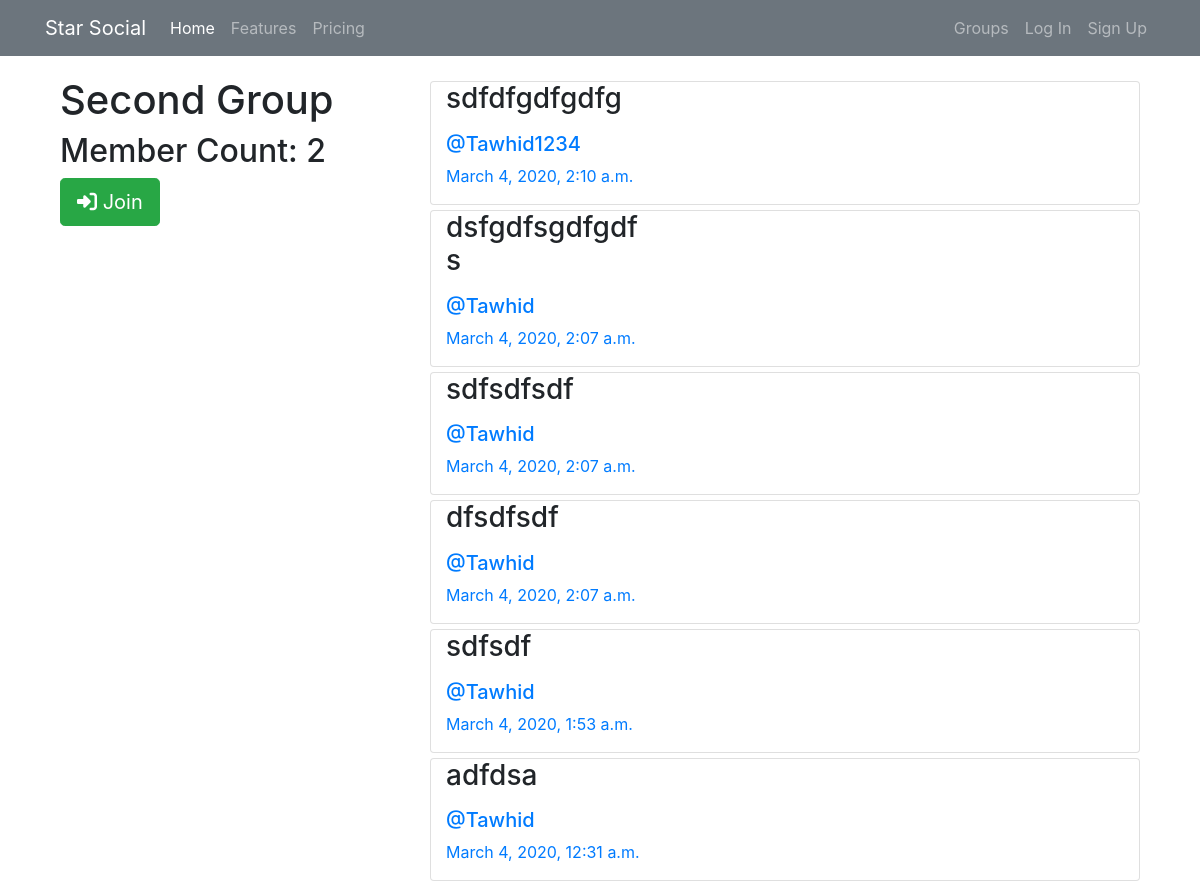
The page /groups/posts/in/second-group/ on the database its author committed.
### groups/models.py (models this page shows, shortened)
class Group(models.Model):
    name = models.CharField(max_length=255,unique=True)
    slug = models.SlugField(allow_unicode=True,unique=True)
    description = models.TextField (blank=True,default='')
    description_html = models.TextField(editable=False,default='',blank=True)
    members = models.ManyToManyField(User,through='GroupMember')
    class Meta:
        ordering = ['name']

### posts/models.py (models this page shows, shortened)
class Post(models.Model):
    user = models.ForeignKey(User,related_name='posts',on_delete=models.CASCADE)
    created_at = models.DateTimeField(auto_now=True)
    message = models.TextField()
    message_html = models.TextField(editable=False)
    group = models.ForeignKey(Group,related_name='posts',null=True,blank=True,on_delete=models.CASCADE)
    class Meta:
        ordering = ['-created_at']
        unique_together = ['user','message']

### groups/views.py (the view)
# urls.py: path('posts/in/<slug:slug>/',views.SingleGroup.as_view(),name='single'),
class SingleGroup(generic.DetailView):
    model = Group

### groups/templates/groups/group_detail.html
{% extends 'groups/group_base.html' %}
{% block pregroup %}
    <div class="col-md-4">
        <h1>{{ group.name }}</h1>
        <h2>Member Count: {{ group.members.count }}</h2>
        <div class="content">
            {% if user in group.members.all %}
                <a href="{% url 'groups:leave' slug=group.slug %}" class="btn btn-lg btn-fill btn-warning"><i class="fas fa-sign-out-alt"></i> Leave</a>
            {% else %}
                <a href="{% url 'groups:join' slug=group.slug %}" class="btn btn-lg btn-fill btn-success"><i class="fas fa-sign-in-alt"></i> Join</a>
            {% endif %}
        </div>
    </div>
{% endblock %}
{% block group_content %}
    <div class="col-md-8">
        {% if group.posts.count == 0 %}
            <h3>No posts in this group yet!</h3>
        {% else %}
            {% for post in group.posts.all %}
            <div class="card group-post-list">
                {% include 'posts/_post.html' %}
            </div>
            {% endfor %}
        {% endif %}
    </div>
{% endblock %}

### posts/templates/posts/_post.html (shortened to what this page needs)
<div class="post media">
    <div class="col-md-4">
    <h3>{{ post.message_html|safe }}</h3>
    <div class="media-body">
        <h5 class="media-heading">
            <span class="username">
                <a href="{% url 'posts:for_user' username=post.user.username %}">@{{ post.user.username }}</a>
            </span>
        </h5>
        <p>
            <time class="time">
                <a href="{% url 'posts:single' username=post.user.username pk=post.pk %}">{{ post.created_at }}</a>
            </time>
        </p>
    </div>
    </div>
</div>

### static/simplesocial/css/master.css (style rules this page uses)
body { margin: 0; overflow: hidden; }
.card { margin-top: 5px; }

### rows shown on the page
Group: name "Second Group", members.count "2"
Post: message_html "sdfdfgdfgdfg", user.username "Tawhid1234", created_at "March 4, 2020, 2:10 a.m."
Post: message_html "dsfgdfsgdfgdfs", user.username "Tawhid", created_at "March 4, 2020, 2:07 a.m."
Post: message_html "sdfsdfsdf", user.username "Tawhid", created_at "March 4, 2020, 2:07 a.m."
Post: message_html "dfsdfsdf", user.username "Tawhid", created_at "March 4, 2020, 2:07 a.m."
Post: message_html "sdfsdf", user.username "Tawhid", created_at "March 4, 2020, 1:53 a.m."
Post: message_html "adfdsa", user.username "Tawhid", created_at "March 4, 2020, 12:31 a.m."
